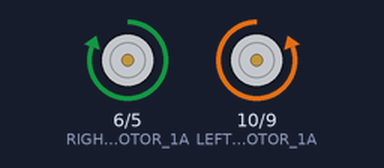
This sketch was run on a simulated Arduino Uno, built with avr-gcc and run on an emulated ATmega328P. On the bench: motor-driver pin pairs drawn as motors (green arrow = first pin HIGH = forward, orange = second pin HIGH = backward, longer = more drive).

Above: at 2.5 s.
At 8.5 s:
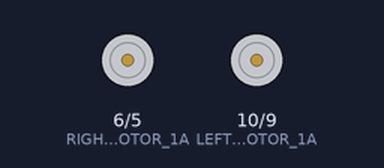
Timing chart, 0 to 15.6 s (numbered marks = the images above):
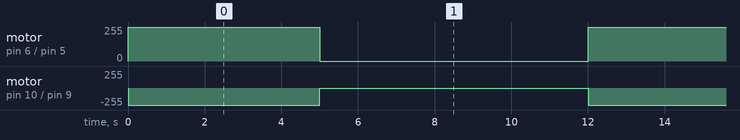

The sketch:

sketch_oct17a.ino
```cpp
const int RIGHT_MOTOR_1B = 5;
const int RIGHT_MOTOR_1A = 6;
const int LEFT_MOTOR_1B = 9;
const int LEFT_MOTOR_1A = 10;

const double PWM_SPEED_50_PERCENT = 127.5;
const double PWM_SPEED_60_PERCENT = 153;
const double PWM_SPEED_70_PERCENT = 178.5;
const double PWM_SPEED_80_PERCENT = 204;
const double PWM_SPEED_90_PERCENT = 229.5;
const double PWM_SPEED_100_PERCENT = 255;


void setup() {
  pinMode(RIGHT_MOTOR_1B, OUTPUT);
  pinMode(RIGHT_MOTOR_1A, OUTPUT);
  pinMode(LEFT_MOTOR_1B, OUTPUT);
  pinMode(LEFT_MOTOR_1A, OUTPUT);
}

void loop() {
  moveForward(PWM_SPEED_100_PERCENT, PWM_SPEED_100_PERCENT);
  delay(5000);
  stopMove();
  delay(7000);
}

void moveForward(double rightSpeed, double leftSpeed) {
    analogWrite(RIGHT_MOTOR_1A, rightSpeed);
    analogWrite(LEFT_MOTOR_1B, leftSpeed);

    analogWrite(RIGHT_MOTOR_1B, 0);
    analogWrite(LEFT_MOTOR_1A, 0);
}


void turnRight() {
  digitalWrite(RIGHT_MOTOR_1B, LOW);
  digitalWrite(RIGHT_MOTOR_1A, LOW);
  digitalWrite(LEFT_MOTOR_1B, HIGH);
  digitalWrite(LEFT_MOTOR_1A, LOW);
}

void stopMove() {
  analogWrite(RIGHT_MOTOR_1B, 0);
  analogWrite(RIGHT_MOTOR_1A, 0);
  analogWrite(LEFT_MOTOR_1B, 0);
  analogWrite(LEFT_MOTOR_1A, 0);
}
```

Measured:
- by itself, motor on pin 6 (RIGHT_MOTOR_1A) / pin 5 (RIGHT_MOTOR_1B): alternates forward 255/255 for 5.0 s and stopped for 7.0 s
- by itself, motor on pin 10 (LEFT_MOTOR_1A) / pin 9 (LEFT_MOTOR_1B): alternates backward 255/255 for 5.0 s and stopped for 7.0 s
